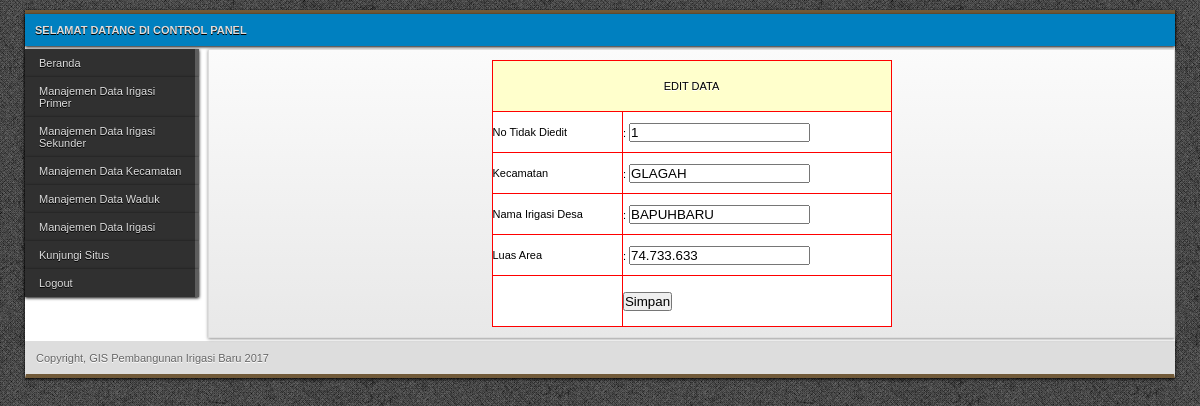
Page /Admin/edit_irigasi_sekunder1.php?id=1 (signed in) on the committed database.
### tables this page shows
CREATE TABLE IF NOT EXISTS `tb_sekunder` (
  `NO2` int(11) NOT NULL,
  `KECAMATAN2` char(25) DEFAULT NULL,
  `NAMA2` char(30) DEFAULT NULL,
  `LUAS2` varchar(30) DEFAULT NULL,
  PRIMARY KEY (`NO2`)
);

### Admin/edit_irigasi_sekunder.php (the view, shortened to what this page needs)
<html>
<body>
<form name="form1" method="post" action="aksi_edit_irigasi_sekunder.php">
      <table width="400" border="0" align="center" cellpadding="1" cellspacing="1" bordercolor="#FFFF99" bgcolor="#FF0000">
        <tr bgcolor="#FFFFCC">
          <td height="50" colspan="2"><div align="center">EDIT DATA</div></td>
        </tr>
     <?php
      $sqlTampil="select * from tb_sekunder Where No2='$_GET[id]'";
      $qryTampil=mysql_query($sqlTampil);
      $dataTampil=mysql_fetch_array($qryTampil);
     ?>
    <tr bgcolor="#FFFFFF">
          <td height="40">No Tidak Diedit</td>
          <td>:
          <input name="no" type="text" id="no" value="<?php echo $dataTampil['NO2']; ?>"></td>
        </tr>
		<tr bgcolor="#FFFFFF">
          <td height="40">Kecamatan</td>
          <td>:
          <input name="kec" type="text" id="kec" value="<?php echo $dataTampil['KECAMATAN2']; ?>"></td>
        </tr>
        <tr bgcolor="#FFFFFF">
          <td height="40">Nama Irigasi Desa</td>
          <td>:
          <input name="nama" type="text" id="nama" value="<?php echo $dataTampil['NAMA2']; ?>"></td>
        </tr>
		<tr bgcolor="#FFFFFF">
          <td height="40">Luas Area</td>
          <td>:
          <input name="luas" type="text" id="luas" value="<?php echo $dataTampil['LUAS2']; ?>"></td>
        </tr>
		<tr bgcolor="#FFFFFF">
          <td>&nbsp;</td>
          <td height="50"><input type="submit" name="Submit" value="Simpan"></td>
        </tr>
      </table>
    </form>

### Admin/style/global.css (style rules this page uses)
* { padding:0; margin:0 auto; }
body { background:url(../../images/bedge_grungec.png); font-family:Verdana, Geneva, sans-serif; font-size:11px; color:#666; }
table { color:#000; }

### rows in the picture
tb_sekunder: no "1", kec "GLAGAH", nama "BAPUHBARU", luas "74.733.633"
